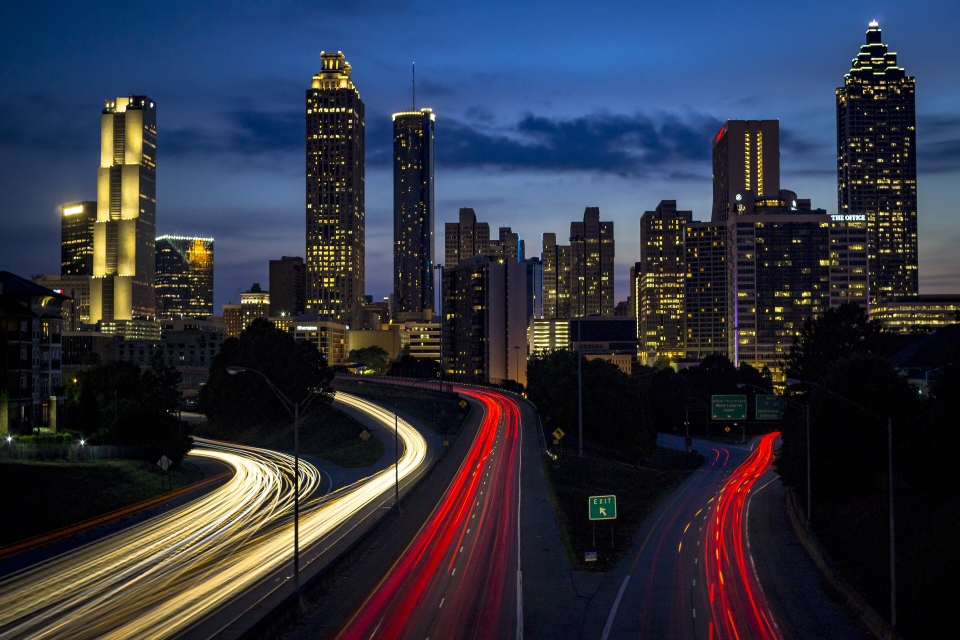
#> input picture legacy-site/assets/atlanta-night-jackson-st.jpg, 3840 x 2560 px (shown at 1/4 size)
$ python make-design-images.py
#> lines starting #> are read from the running program, lines starting #| are printed output that depends on the picture
"""Crop the Atlanta night skyline photo for the footer band of the design layer.

Source: "Jackson Street Bridge, Atlanta, United States" by Joey Kyber (Unsplash),
via Wikimedia Commons. License: CC0 1.0 (public domain dedication).
https://commons.wikimedia.org/wiki/File:Jackson_Street_Bridge,_Atlanta,_United_States_(Unsplash_vXtX07KVcE8).jpg
"""
from pathlib import Path

from PIL import Image

ROOT = Path(__file__).resolve().parent.parent
SRC = ROOT / "assets" / "atlanta-night-jackson-st.jpg"
OUT = ROOT / "mu-plugins" / "riverbend-design"

img = Image.open(SRC).convert("RGB")  # 3840 x 2560
#> img is the input picture: PIL image 3840x2560 RGB; mean R, G, B 47, 50.8, 64.7


def save(box, width, name):
#> called with box = (0, 1400, 3840, 2560), width = 1920, name = 'footer.jpg'
    crop = img.crop(box)
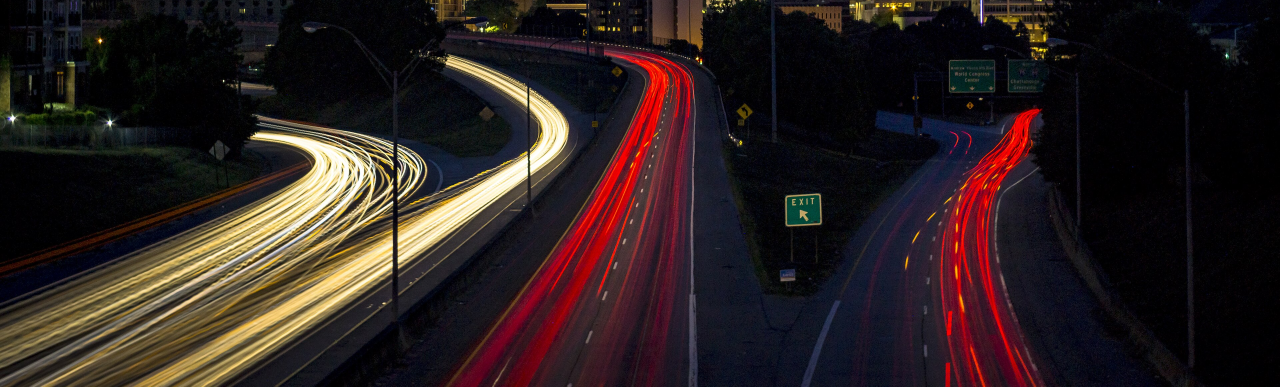
#> crop: PIL image 3840x1160 RGB (shown at 1/3 size); mean R, G, B 43.3, 31.8, 30.8
    crop = crop.resize((width, round(crop.height * width / crop.width)), Image.LANCZOS)
#> crop: PIL image 1920x580 RGB
    crop.save(OUT / name, quality=78, optimize=True, progressive=True)
    print(f"{name}: {crop.size[0]}x{crop.size[1]}, {(OUT / name).stat().st_size // 1024} KB")
#| footer.jpg: 1920x580, 162 KB


save((0, 1400, 3840, 2560), 1920, "footer.jpg")        # highway light trails

$ run again, with legacy-site/assets/carousel-2.jpg copied over legacy-site/assets/atlanta-night-jackson-st.jpg
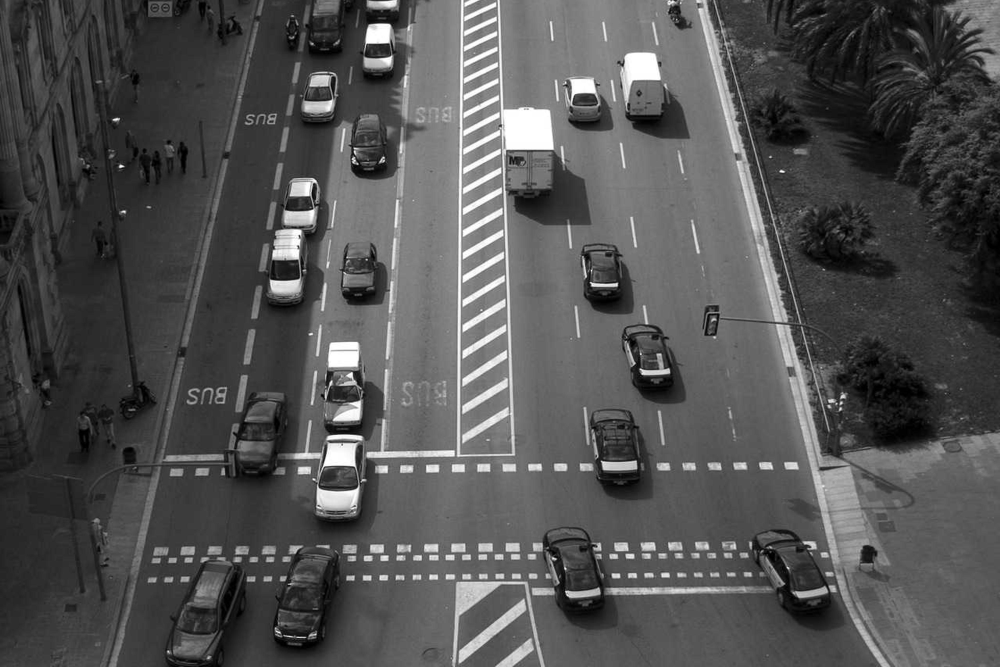
#> input picture legacy-site/assets/carousel-2.jpg, 4000 x 2667 px (shown at 1/4 size)
#> img is the input picture: PIL image 4000x2667 RGB; min 0, max 255, mean 82.5
#> in save, `crop = img.crop(box)`:
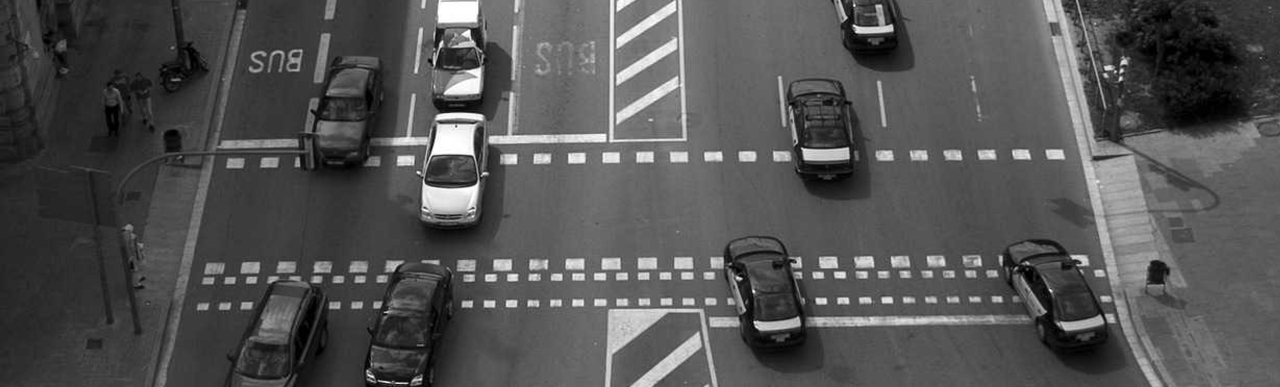
#> crop: PIL image 3840x1160 RGB (shown at 1/3 size); min 0, max 255, mean 83.1
#| footer.jpg: 1920x580, 107 KB

$ run again, with legacy-site/assets/carousel-4.jpg copied over legacy-site/assets/atlanta-night-jackson-st.jpg
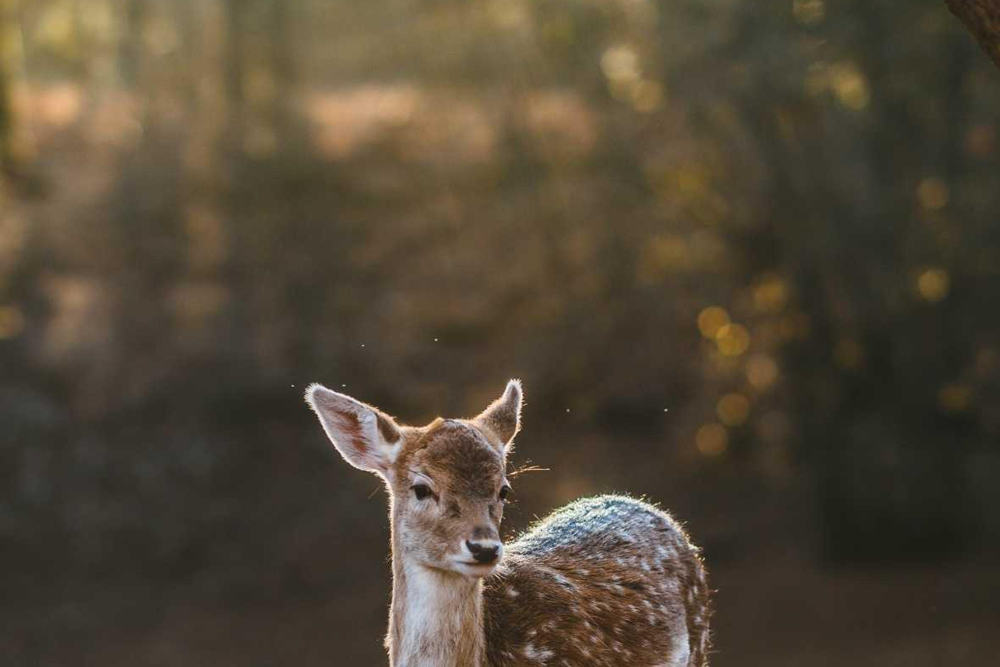
#> input picture legacy-site/assets/carousel-4.jpg, 4000 x 2667 px (shown at 1/4 size)
#> img is the input picture: PIL image 4000x2667 RGB; mean R, G, B 82.1, 71.6, 55.3
#> in save, `crop = img.crop(box)`:
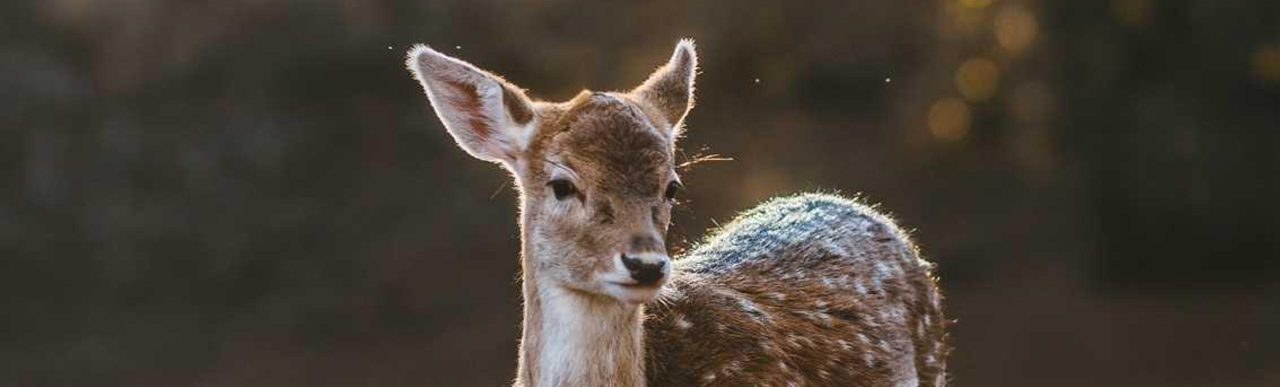
#> crop: PIL image 3840x1160 RGB (shown at 1/3 size); mean R, G, B 70.3, 62.2, 53.1
#| footer.jpg: 1920x580, 72 KB
